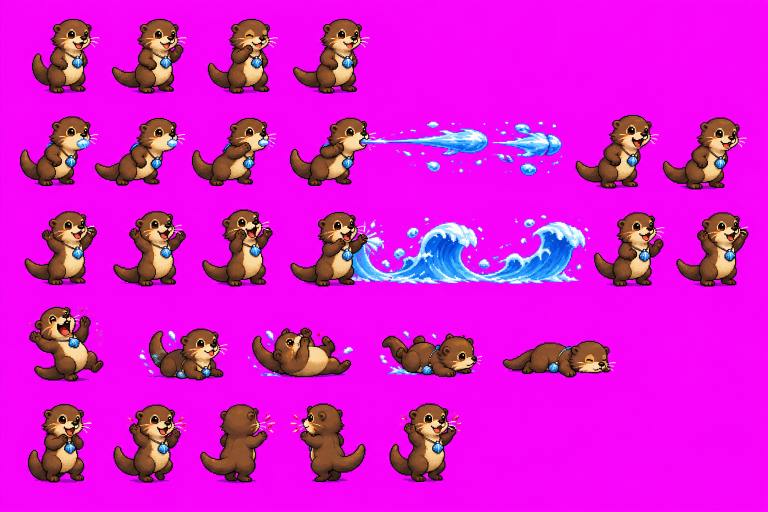
#> input picture tools/vorlagen/bachotter.png, 1536 x 1024 px, given in place of bachotter.png.png, which was not available (shown at 1/2 size)
$ python -i familien_bilder.py   (imports and definitions only)
#> lines starting #> are read from the running program, lines starting #| are printed output that depends on the picture; after the words box and inside, x2 and y2 are one past the last pixel; in counts of white or black regions, pixels touching at a corner belong together
#> in holen, bild is the input picture: PIL image 1536x1024 RGB; mean R, G, B 218.5, 24.8, 211.5
### tools/monster_bilder.py
"""Zerlegt Monster-Blätter (tools/vorlagen/<monster>.png) in Einzelbilder für den Kampf und die Welt.

Die Blätter kommen von ChatGPT (Aufträge in Spieldesign/GRAFIK_AUFTRAG.md, Teil B2): Reihen mit Stehen, Angriff(en),
Getroffen und Fallen, seitlich nach rechts. Das mitgemalte Karomuster wird entfernt, die Bilder werden Reihe für Reihe
erkannt, an den Füßen ausgerichtet und in dreifacher Auflösung gespeichert (das Spiel zeigt sie mit Größe 1.0 weich
verkleinert, siehe FighterView.fein_faktor). Kleine Teile wie Spritzer oder Splitter gehören zum nächsten Bild.
Ergebnis: assets/figuren/<monster>_<anim>_anim_f<n>.png
Aufruf: python3 tools/monster_bilder.py [monster …]   (ohne Angabe alle; braucht numpy, scipy und Pillow)
"""
import sys
from pathlib import Path

import numpy as np
from PIL import Image
from scipy import ndimage

WURZEL = Path(__file__).resolve().parent.parent
VORLAGEN = WURZEL / "tools" / "vorlagen"
ZIEL = WURZEL / "assets" / "figuren"

# Monster -> Höhe im Kampf (Pixel, Stehen) und Reihen von oben nach unten: (Animation, Anzahl Bilder).
# Eine Reihe kann auf zwei Animationen verteilt werden: ("hit+death", 1) = erstes Bild hit, der Rest death.
# "schnitte": senkrechte Linien (x, y von, y bis), wo sich zwei Bilder berühren; die Linie gehört zum linken Bild.
# Reihen eines Einzel-Blatts (Teil G): Stehen, Angriff, Getroffen, Fallen, besondere Bewegung
EINZELN = [("idle", 4), ("attack", 6), ("hit", 1), ("death", 4), ("spezial", 6)]
MONSTER = {
	"feldschleim": {"hoehe": 52, "reihen": [("idle", 4), ("attack", 6), ("hit", 1), ("death", 4)]},
	"wiesenkobold": {"hoehe": 86, "reihen": [("idle", 4), ("attack", 6), ("wurf", 6), ("hit+death", 5)]},
	"kieselkobold": {"vorlage": "wiesenkobold_b", "hoehe": 80, "reihen": [("idle", 7), ("attack", 6), ("wurf", 6),
		("hit+death", 6)]},
	"ruepelkobold": {"hoehe": 140, "schnitte": [(772, 280, 570)], "reihen": [("idle", 4), ("attack", 6), ("hit", 1), ("death", 5)]},
	"sternenfresser": {"hoehe": 170, "reihen": [("idle", 4), ("attack", 6), ("attack2", 5), ("spezial", 5), ("hit", 1),
		("death", 7)]},
	# Bosse: Pilzhöhle und Vulkanschmiede
	"sporenknospe": {"hoehe": 70, "reihen": [("idle", 4), ("attack", 6), ("hit", 1), ("spezial", 6), ("death", 4)]},
	"sporenkoenigin": {"loecher": True, "hoehe": 170, "reihen": [("idle", 4), ("attack", 6), ("hit", 1), ("spezial", 5), ("death", 4)]},
	"wurzelmutter": {"loecher": True, "hoehe": 190, "reihen": [("idle", 4), ("attack", 6), ("hit", 1), ("spezial", 6), ("death", 4)]},
	"vorbote": {"loecher": True, "hoehe": 190, "reihen": [("idle", 4), ("attack", 6), ("hit", 1), ("spezial", 6), ("death", 4)]},
	# Zwei Brüder pro Bild: "gruppen" fasst die Teile einer Reihe an den größten Lücken zusammen
	"hammerbrueder": {"hoehe": 150, "gruppen": True, "reihen": [("idle", 3), ("attack", 6), ("hit", 1), ("spezial", 6), ("death", 4)]},
	"kettenschmied_1": {"hoehe": 170, "reihen": [("idle", 4), ("attack", 6), ("hit", 1), ("spezial", 6), ("death", 4)]},
	"kettenschmied_2": {"hoehe": 170, "reihen": [("idle", 4), ("attack", 6), ("hit", 1), ("spezial", 6), ("death", 4)]},
	# Ein Blatt pro Monster (GRAFIK_AUFTRAG.md Teil G, ersetzt die Familien-Bilder): Kreuzwegfelder
	"tauschleim": {"hoehe": 56, "reihen": EINZELN},
	"kronenschleim": {"hoehe": 84, "klein_bis": 6000, "reihen": EINZELN},
	"wiesenhoppler": {"hoehe": 56, "reihen": EINZELN},
	"knollenkaefer": {"hoehe": 56, "reihen": EINZELN},
	"schattenskarabaeus": {"hoehe": 56, "reihen": EINZELN},
	"glimmerkaefer": {"hoehe": 56, "reihen": EINZELN},
	"loewenzahnling": {"hoehe": 56, "reihen": EINZELN},
	"kaktusling": {"hoehe": 56, "reihen": EINZELN},
	"stachelflitzer": {"hoehe": 56, "reihen": EINZELN},
	"glutigel": {"hoehe": 56, "reihen": EINZELN},
	"funkenflirr": {"hoehe": 56, "reihen": EINZELN},
	# Aschensteppe und Palmenrast
	"steppenhyaene": {"hoehe": 84, "reihen": EINZELN},
	"funkenechse": {"hoehe": 84, "reihen": EINZELN},
	"steppenroller": {"hoehe": 84, "reihen": EINZELN},
	"aschefuchs": {"hoehe": 84, "reihen": EINZELN},
	"sonnenloewe": {"hoehe": 100, "reihen": EINZELN},
	"sandwurm": {"hoehe": 100, "reihen": EINZELN},
	"feuerechse": {"hoehe": 84, "reihen": EINZELN},
	"oasenkroete": {"hoehe": 56, "reihen": EINZELN},
	"glasskorpion": {"hoehe": 84, "reihen": EINZELN},
	"staubgeist": {"hoehe": 84, "reihen": EINZELN},
	# Mondschakal: nur 3 Bilder Stehen gemalt
	"mondschakal": {"hoehe": 84, "reihen": [("idle", 3)] + EINZELN[1:]},
	# Glutgrat und Vulkanschmiede
	"schlackenbock": {"hoehe": 84, "reihen": EINZELN},
	"glutsalamander": {"hoehe": 84, "reihen": EINZELN},
	"rauchgeier": {"hoehe": 84, "reihen": EINZELN},
	"geysirkrabbe": {"hoehe": 56, "reihen": EINZELN},
	"glutfledermaus": {"hoehe": 56, "reihen": EINZELN},
	"obsidiangolem": {"hoehe": 120, "reihen": EINZELN},
	"gewitterwyvern": {"hoehe": 120, "reihen": EINZELN},
	"schlackenkriecher": {"hoehe": 64, "reihen": EINZELN},
	"glutgeist": {"hoehe": 84, "reihen": EINZELN},
	"ambossknecht": {"hoehe": 100, "reihen": EINZELN},
	"aschefalter": {"hoehe": 56, "reihen": EINZELN},
	"magmaschnecke": {"hoehe": 64, "reihen": EINZELN},
	"messingwaechter": {"hoehe": 100, "reihen": EINZELN},
	# Grünwacht: Hirschtal und Wachtwald
	"borstenkeiler": {"hoehe": 84, "reihen": EINZELN},
	"dornenranke": {"hoehe": 84, "reihen": EINZELN},
	"bachkrebs": {"hoehe": 56, "weg": [(713, 390, 748, 425), (207, 613, 247, 650)], "reihen": EINZELN},
	"zankelster": {"hoehe": 84, "reihen": EINZELN},
	"heulwolf": {"hoehe": 84, "reihen": EINZELN},
	"irrlicht": {"hoehe": 84, "klein_bis": 200, "reihen": EINZELN},
	# Kronhirsch und Sporenling: 7 Bilder besondere Bewegung gemalt
	"kronhirsch": {"hoehe": 120, "reihen": EINZELN[:4] + [("spezial", 7)]},
	"rindenbaer": {"hoehe": 120, "reihen": EINZELN},
	"windfalke": {"hoehe": 84, "reihen": EINZELN},
	"steinkroete": {"hoehe": 56, "reihen": EINZELN},
	"waldsporenling": {"hoehe": 56, "reihen": EINZELN[:4] + [("spezial", 7)]},
	"nachtuhu": {"hoehe": 84, "reihen": EINZELN},
	"funkenmarder": {"hoehe": 56, "reihen": EINZELN},
	"wipfelluchs": {"hoehe": 100, "reihen": EINZELN},
	# Grünwacht: Tiefwurzel und Pilzhöhle (Sumpfschnapper und Wurzelkriecher: 7 Bilder besondere Bewegung)
	"donnerhirsch": {"hoehe": 120, "reihen": EINZELN},
	"sumpfschnapper": {"hoehe": 84, "reihen": EINZELN[:4] + [("spezial", 7)]},
	"moosgolem": {"loecher": True, "hoehe": 120, "reihen": EINZELN},
	"rankenschlinger": {"loecher": True, "hoehe": 100, "reihen": EINZELN},
	"splitterwolf": {"hoehe": 84, "reihen": EINZELN},
	"moderfalter": {"loecher": True, "hoehe": 56, "reihen": EINZELN},
	"splitterbaer": {"hoehe": 120, "reihen": EINZELN},
	"leuchtmotte": {"hoehe": 56, "reihen": EINZELN},
	"wurzelkriecher": {"loecher": True, "hoehe": 84, "reihen": EINZELN[:4] + [("spezial", 7)]},
	"sporenwolf": {"hoehe": 84, "reihen": EINZELN},
	"schatzpilzling": {"hoehe": 56, "reihen": EINZELN},
	# Fenns Prüfung (GRAFIK_AUFTRAG.md K2, 10.11.2026): ein Blatt, oben die Zielscheibe, unten die laufende Scheibe
	"zielscheibe": {"vorlage": "zielscheiben_kampf", "weg": [(0, 520, 1536, 1024)], "hoehe": 60,
		"reihen": [("idle", 4), ("hit", 1), ("death", 4)]},
	"laufscheibe": {"vorlage": "zielscheiben_kampf", "weg": [(0, 0, 1536, 520)], "hoehe": 52,
		"reihen": [("idle", 4), ("hit", 1), ("death", 4)]},
	# Nebenfiguren: Bienenschwarm (Bienenstock) und Splitter-Knoten der Wurzelmutter (greifen nie an)
	"bienenschwarm": {"hoehe": 56, "reihen": EINZELN},
	"knoten": {"loecher": True, "hoehe": 84, "reihen": [("idle", 4), ("hit", 1), ("death", 4), ("spezial", 6)]},
}
# Monster mit festen Ausschnitten (wenn sich Bilder berühren oder aus mehreren Blättern stammen):
# Animation -> Liste von Ausschnitten (x0, y0, x1, y1) im Blatt. Ein Ausschnitt kann auch (Blatt, x0, y0, x1, y1, Faktor)
# sein: Bild aus einem anderen Blatt, Faktor gleicht die Größe an. "stehen_boxen" je Blatt: Stehen dort (zum Angleichen).
B = "glutwelpe_bachotter"
BOX_MONSTER = {
	"moosling": {"hoehe": 56, "blatt": "moosling", "anims": {
		"idle": [(75, 40, 240, 190), (270, 40, 440, 190), (460, 40, 620, 190), (640, 40, 830, 190)],
		"attack": [(34, 220, 200, 380), (220, 220, 410, 380), (410, 220, 700, 380), (700, 220, 1118, 380),
			(1132, 220, 1318, 380), (1334, 220, 1512, 380)],
		"attack2": [(34, 418, 232, 562), (248, 418, 432, 562), (438, 418, 624, 562), (624, 418, 1164, 562),
			(1176, 418, 1342, 562), (1352, 418, 1512, 562)],
		"hit": [(54, 606, 260, 752)],
		"death": [(365, 606, 540, 752), (552, 606, 700, 752), (706, 606, 900, 752), (914, 606, 1216, 752)],
		"victory": [(72, 768, 240, 982), (284, 768, 460, 982), (492, 768, 692, 982), (726, 768, 910, 982)]}},
	"glutwelpe": {"hoehe": 60, "blatt": "glutwelpe", "stehen_boxen": {B: [(36, 40, 192, 200), (206, 40, 345, 200),
			(355, 40, 516, 200), (531, 40, 690, 200)]}, "anims": {
		"idle": [(38, 40, 218, 200), (234, 40, 400, 200), (412, 40, 584, 200), (604, 40, 780, 200)],
		# Glutbiss aus dem gemeinsamen Blatt (Marcos Wahl): ducken, Sprung, Sprung, Biss, landen, stehen
		"attack": [(B, 20, 230, 180, 392), (B, 180, 230, 368, 392), (B, 180, 230, 368, 392), (B, 368, 230, 560, 392),
			(B, 562, 230, 740, 392), (B, 562, 230, 740, 392)],
		"spezial": [(32, 418, 230, 598), (240, 418, 470, 598), (470, 418, 760, 598), (760, 418, 1040, 598),
			(1062, 418, 1256, 598), (1288, 418, 1468, 598)],
		"hit": [(40, 640, 226, 758)],
		"death": [(304, 640, 480, 758), (552, 640, 732, 758), (790, 640, 974, 758), (1038, 640, 1216, 758)],
		"victory": [(34, 800, 236, 970), (282, 800, 480, 970), (530, 800, 714, 970), (750, 800, 928, 970)]}},
	"bachotter": {"hoehe": 64, "blatt": "bachotter", "stehen_boxen": {B: [(836, 50, 978, 210), (978, 50, 1103, 210),
			(1103, 50, 1236, 210), (1243, 50, 1362, 210)]}, "anims": {
		"idle": [(58, 30, 190, 195), (218, 30, 373, 195), (409, 30, 553, 195), (580, 30, 738, 195)],
		"attack": [(34, 225, 186, 385), (186, 225, 364, 385), (378, 225, 550, 385), (574, 225, 1136, 385),
			(1145, 225, 1314, 385), (1319, 225, 1490, 385)],
		"wurf": [(34, 225, 186, 385), (186, 225, 364, 385), (378, 225, 550, 385), (574, 225, 1136, 385),
			(1145, 225, 1314, 385), (1319, 225, 1490, 385)],
		"spezial": [(43, 412, 200, 582), (221, 412, 378, 582), (398, 412, 551, 582), (575, 412, 1178, 582),
			(1182, 412, 1333, 582), (1347, 412, 1503, 582)],
		"hit": [(52, 600, 213, 772)],
		# Fallen aus dem gemeinsamen Blatt, das dritte Bild als Einzelbild (Marcos Wahl)
		"death": [(B, 788, 620, 908, 782), (B, 919, 620, 1045, 782),
			("bachotter_fallen_einzeln", 380, 430, 1190, 770, 0.31), (B, 1324, 620, 1526, 782)],
		"victory": [(50, 800, 175, 975), (221, 800, 368, 975), (394, 800, 541, 975), (594, 800, 737, 975),
			(773, 800, 927, 975)]}},
}
## Diese Animationen werden an der Rückseite (links unten) ausgerichtet, weil sich das Monster nach vorne streckt
AN_DER_RUECKSEITE = ["attack", "attack2", "wurf", "spezial", "death"]


def freistellen(bild):
	"""Hintergrund (helles Grau/Weiß, auch als Karomuster, oder Pink, mit dem Rand verbunden) wird ganz durchsichtig."""
	a = np.array(bild.convert("RGBA")).astype(np.int16)
	r, g, b = a[..., 0], a[..., 1], a[..., 2]
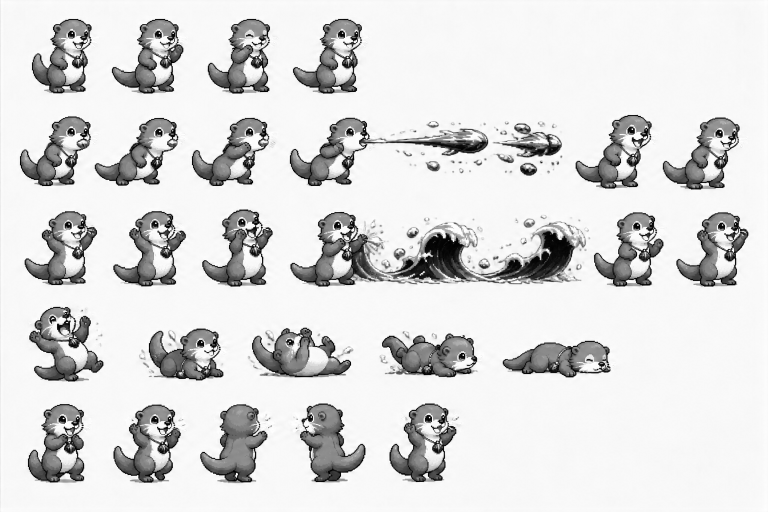
#> r: shape (1024, 1536) int16 (shown at 1/2 size); min 0, max 255, mean 218.5
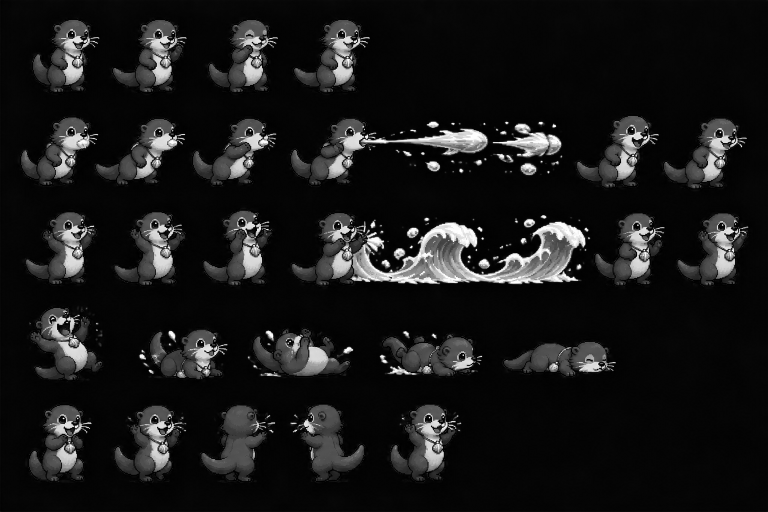
#> g: shape (1024, 1536) int16 (shown at 1/2 size); min 0, max 255, mean 24.8
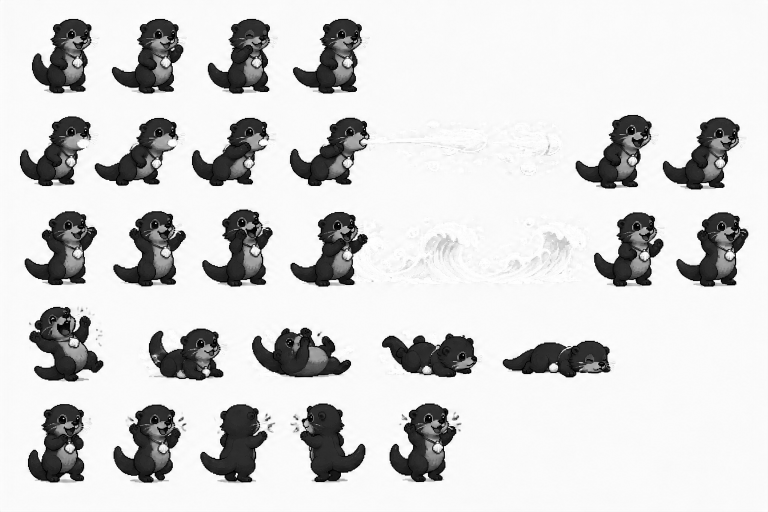
#> b: shape (1024, 1536) int16 (shown at 1/2 size); min 0, max 255, mean 211.5
	if r[2, 2] > 200 and b[2, 2] > 200 and g[2, 2] < 60:
		# Pinker Hintergrund: Pink weg, rosa Ränder (Mischfarbe mit dem Hintergrund) werden entfärbt
		pink = (r > 170) & (b > 170) & (g < 110) & (np.abs(r - b) < 70)
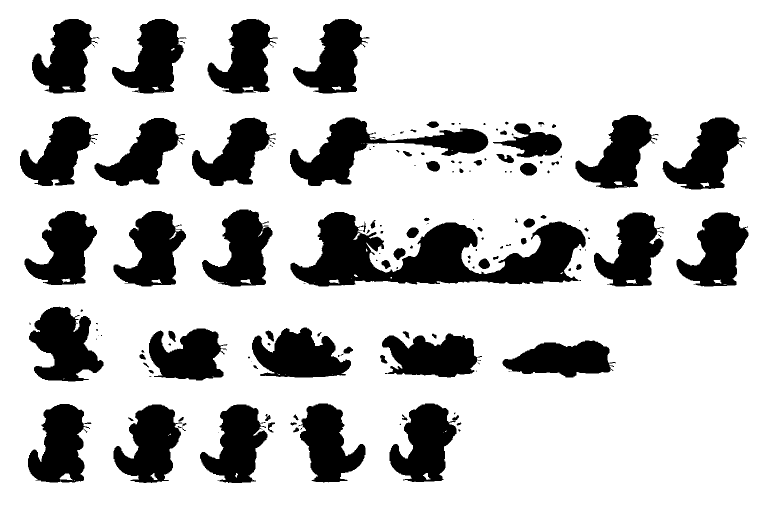
#> pink: shape (1024, 1536) bool (shown at 1/2 size); 76.9% white; 167 black regions (76 under 20 px), largest, box (x1, y1, x2, y2) and area: (581, 424, 1172, 573) 43569, (580, 235, 977, 372) 17317, (58, 613, 207, 763) 13728
		# Schatten unter den Füßen (dunkles Lila) fallen auch weg, das Spiel malt eigene
		pink |= (r > 80) & (b > 80) & (g < 50) & (np.abs(r - b) < 60) & (r > g + 60)
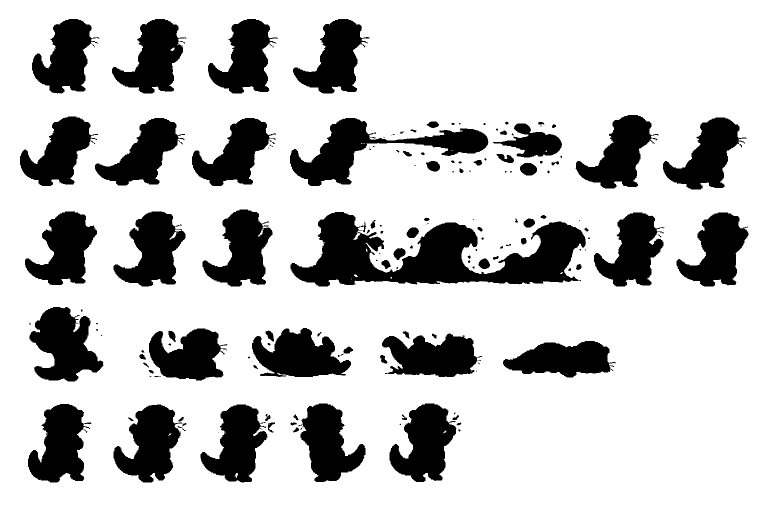
#> pink: shape (1024, 1536) bool (shown at 1/2 size); 77.5% white; 162 black regions (70 under 20 px), largest, box (x1, y1, x2, y2) and area: (581, 424, 1172, 573) 43195, (580, 236, 977, 372) 17085, (59, 614, 207, 763) 13292
		a[pink, 3] = 0
		rand = ndimage.binary_dilation(pink, iterations=2) & ~pink & (r > g + 40) & (b > g + 40)
#> rand: shape (1024, 1536) bool; 0.52% white in thin lines or dots, all inside (x1, y1, x2, y2) = (40, 38, 1497, 965)
#> (the rest of the program and of its run is left out)
